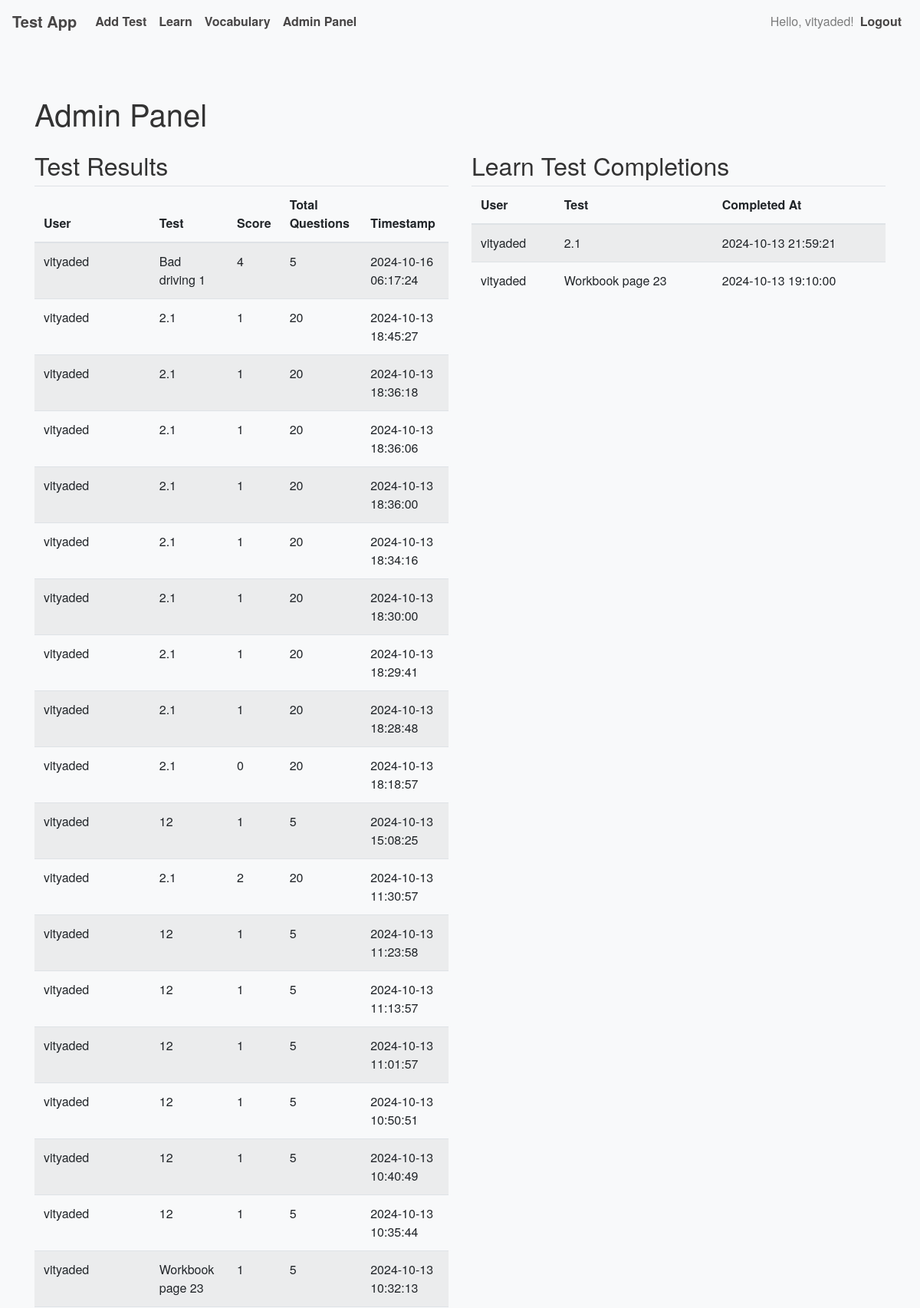
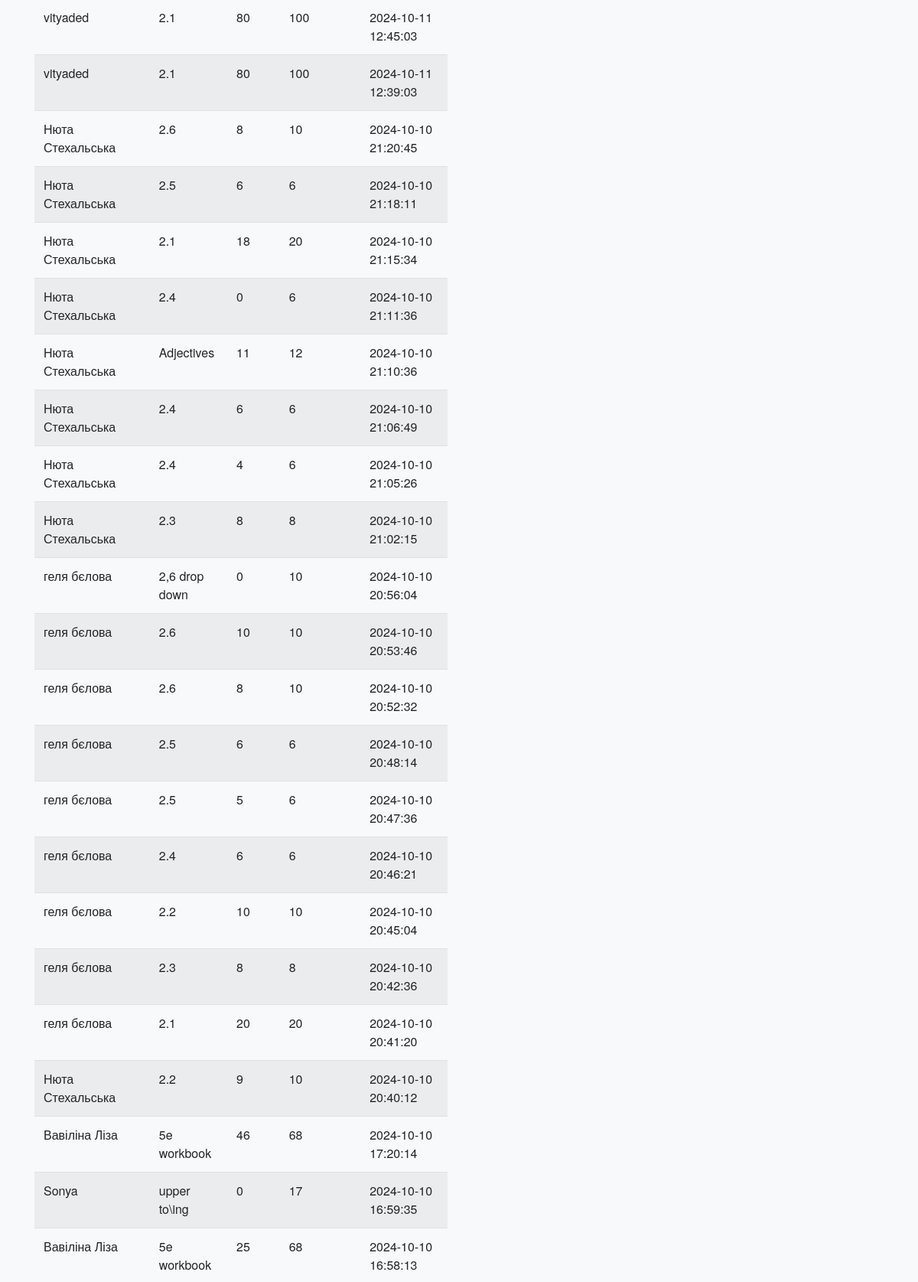
The page /admin (signed in, upper part) on the database its author committed (2 pictures, top to bottom).
### app.py (models this page shows, shortened)
class User(UserMixin, db.Model):
    __tablename__ = 'user'  # Explicitly specify table name
    id = db.Column(db.Integer, primary_key=True)
    username = db.Column(db.String(150), nullable=False, unique=True)
    password = db.Column(db.String(200), nullable=False)
    is_admin = db.Column(db.Boolean, default=False)
    test_results = db.relationship('TestResult', backref='user', lazy=True)
    tests_created = db.relationship('Test', backref='creator', lazy=True)
    vocabulary = db.relationship('Vocabulary', backref='user', lazy=True)

class TestResult(db.Model):
    __tablename__ = 'test_result'  # Explicitly specify table name
    id = db.Column(db.Integer, primary_key=True)
    score = db.Column(db.Integer, nullable=False)
    total_questions = db.Column(db.Integer, nullable=False)
    timestamp = db.Column(db.DateTime, default=lambda: datetime.now(timezone.utc))
    user_id = db.Column(db.Integer, db.ForeignKey('user.id'), nullable=False)
    test_id = db.Column(db.Integer, db.ForeignKey('test.id'), nullable=False)

class Test(db.Model):
    __tablename__ = 'test'  # Explicitly specify table name
    id = db.Column(db.Integer, primary_key=True)
    name = db.Column(db.String(150), nullable=False)
    content = db.Column(db.Text, nullable=False)
    book_id = db.Column(db.Integer, db.ForeignKey('book.id'), nullable=False)
    time_limit = db.Column(db.Integer, nullable=True)  # Time limit in minutes
    test_results = db.relationship('TestResult', backref='test', lazy=True)
    created_by = db.Column(db.Integer, db.ForeignKey('user.id'), nullable=False)

class LearnTestResult(db.Model):
    __tablename__ = 'learn_test_result'
    id = db.Column(db.Integer, primary_key=True)
    user_id = db.Column(db.Integer, db.ForeignKey('user.id'), nullable=False)
    test_id = db.Column(db.Integer, db.ForeignKey('test.id'), nullable=False)
    completed_at = db.Column(db.DateTime, default=lambda: datetime.now(timezone.utc))
    user = db.relationship('User', backref='learn_test_results')
    test = db.relationship('Test', backref='learn_test_results')

### app.py (the view)
@app.route('/admin')
@app.route('/admin')
@admin_required
def admin_panel():
    test_results = TestResult.query.order_by(TestResult.timestamp.desc()).all()
    learn_test_results = LearnTestResult.query.order_by(LearnTestResult.completed_at.desc()).all()
    return render_template(
        'admin_panel.html',
        test_results=test_results,
        learn_test_results=learn_test_results
    )

### app.py (called while the page is built)
@login_manager.user_loader
def load_user(user_id):
    return db.session.get(User, int(user_id))

@app.context_processor
def inject_csrf_token():
    return dict(csrf_token=generate_csrf())

def admin_required(f):
    @wraps(f)
    def decorated_function(*args, **kwargs):
        if not current_user.is_authenticated or not current_user.is_admin:
            abort(403)  # Forbidden
        return f(*args, **kwargs)
    return decorated_function

### templates/admin_panel.html (shortened to what this page needs)
{% extends "base.html" %}
{% block content %}
  <h1 class="my-4">Admin Panel</h1>
  <div class="row">
    <div class="col-md-6">
      <h2>Test Results</h2>
      <table class="table table-striped">
        <thead>
          <tr>
            <th>User</th>
            <th>Test</th>
            <th>Score</th>
            <th>Total Questions</th>
            <th>Timestamp</th>
          </tr>
        </thead>
        <tbody>
          {% for result in test_results %}
            <tr>
              <td>{{ result.user.username }}</td>
              <td>{{ result.test.name }}</td>
              <td>{{ result.score }}</td>
              <td>{{ result.total_questions }}</td>
              <td>{{ result.timestamp.strftime('%Y-%m-%d %H:%M:%S') }}</td>
            </tr>
          {% else %}
            <tr>
              <td colspan="5">No test results found.</td>
            </tr>
          {% endfor %}
        </tbody>
      </table>
    </div>
    <div class="col-md-6">
      <h2>Learn Test Completions</h2>
      <table class="table table-striped">
        <thead>
          <tr>
            <th>User</th>
            <th>Test</th>
            <th>Completed At</th>
          </tr>
        </thead>
        <tbody>
          {% for result in learn_test_results %}
            <tr>
              <td>{{ result.user.username }}</td>
              <td>{{ result.test.name }}</td>
              <td>{{ result.completed_at.strftime('%Y-%m-%d %H:%M:%S') }}</td>
            </tr>
          {% else %}
            <tr>
              <td colspan="3">No learn tests completed yet.</td>
            </tr>
          {% endfor %}
        </tbody>
      </table>
    </div>
  </div>
{% endblock %}

### templates/base.html (shortened to what this page needs)
<!DOCTYPE html>
<html lang="en">
<head>
  <link rel="stylesheet" href="https://stackpath.bootstrapcdn.com/bootstrap/4.5.2/css/bootstrap.min.css">
  <link rel="stylesheet" href="{{ url_for('static', filename='styles.css') }}">
</head>
<body>
  <nav class="navbar navbar-expand-lg navbar-light bg-light">
    <a class="navbar-brand" href="{{ url_for('index') }}">Test App</a>
    <div class="collapse navbar-collapse" id="navbarNav">
      <ul class="navbar-nav mr-auto">
        {% if current_user.is_authenticated %}
          <li class="nav-item">
            <a class="nav-link" href="{{ url_for('add_test') }}">Add Test</a>
          </li>
          <li class="nav-item">
            <a class="nav-link" href="{{ url_for('learn_test', test_id=1) }}">Learn</a>
          </li>
          <li class="nav-item">
            <a class="nav-link" href="{{ url_for('my_vocabulary') }}">Vocabulary</a>
          </li>
          {% if current_user.is_admin %}
            <li class="nav-item">
              <a class="nav-link" href="{{ url_for('admin_panel') }}">Admin Panel</a>
            </li>
          {% endif %}
        {% endif %}
      </ul>
      <ul class="navbar-nav ml-auto">
        {% if current_user.is_authenticated %}
          <li class="nav-item">
            <span class="navbar-text">Hello, {{ current_user.username }}!</span>
          </li>
          <li class="nav-item">
            <a class="nav-link" href="{{ url_for('logout') }}">Logout</a>
          </li>
        {% endif %}
      </ul>
    </div>
  </nav>
  <div class="container mt-4">
    {% block content %}{% endblock %}
  </div>
</body>
</html>

### static/styles.css (style rules this page uses)
body { font-family: 'Helvetica Neue', Arial, sans-serif; background-color: #f8f9fa; color: #333; }
.navbar { background-color: #007bff; }
.navbar-brand, .nav-link { color: rgb(71, 69, 69) !important; font-weight: bold; }
.container { padding-top: 20px; padding-bottom: 20px; }

### rows shown on the page
User: username "vityaded"
TestResult: user.username "vityaded", test.name "Bad driving 1", score "4", total_questions "5", timestamp "2024-10-16 06:17:24"
TestResult: user.username "vityaded", test.name "2.1", score "1", total_questions "20", timestamp "2024-10-13 18:45:27"
TestResult: user.username "vityaded", test.name "2.1", score "1", total_questions "20", timestamp "2024-10-13 18:36:18"
TestResult: user.username "vityaded", test.name "2.1", score "1", total_questions "20", timestamp "2024-10-13 18:36:06"
TestResult: user.username "vityaded", test.name "2.1", score "1", total_questions "20", timestamp "2024-10-13 18:36:00"
TestResult: user.username "vityaded", test.name "2.1", score "1", total_questions "20", timestamp "2024-10-13 18:34:16"
TestResult: user.username "vityaded", test.name "2.1", score "1", total_questions "20", timestamp "2024-10-13 18:30:00"
TestResult: user.username "vityaded", test.name "2.1", score "1", total_questions "20", timestamp "2024-10-13 18:29:41"
TestResult: user.username "vityaded", test.name "2.1", score "1", total_questions "20", timestamp "2024-10-13 18:28:48"
TestResult: user.username "vityaded", test.name "2.1", score "0", total_questions "20", timestamp "2024-10-13 18:18:57"
TestResult: user.username "vityaded", test.name "12", score "1", total_questions "5", timestamp "2024-10-13 15:08:25"
TestResult: user.username "vityaded", test.name "2.1", score "2", total_questions "20", timestamp "2024-10-13 11:30:57"
TestResult: user.username "vityaded", test.name "12", score "1", total_questions "5", timestamp "2024-10-13 11:23:58"
TestResult: user.username "vityaded", test.name "12", score "1", total_questions "5", timestamp "2024-10-13 11:13:57"
TestResult: user.username "vityaded", test.name "12", score "1", total_questions "5", timestamp "2024-10-13 11:01:57"
TestResult: user.username "vityaded", test.name "12", score "1", total_questions "5", timestamp "2024-10-13 10:50:51"
TestResult: user.username "vityaded", test.name "12", score "1", total_questions "5", timestamp "2024-10-13 10:40:49"
TestResult: user.username "vityaded", test.name "12", score "1", total_questions "5", timestamp "2024-10-13 10:35:44"
TestResult: user.username "vityaded", test.name "Workbook page 23", score "1", total_questions "5", timestamp "2024-10-13 10:32:13"
TestResult: user.username "vityaded", test.name "2.1", score "80", total_questions "100", timestamp "2024-10-11 12:45:03"
TestResult: user.username "vityaded", test.name "2.1", score "80", total_questions "100", timestamp "2024-10-11 12:39:03"
TestResult: user.username "Нюта Стехальська", test.name "2.6", score "8", total_questions "10", timestamp "2024-10-10 21:20:45"
TestResult: user.username "Нюта Стехальська", test.name "2.5", score "6", total_questions "6", timestamp "2024-10-10 21:18:11"
TestResult: user.username "Нюта Стехальська", test.name "2.1", score "18", total_questions "20", timestamp "2024-10-10 21:15:34"
TestResult: user.username "Нюта Стехальська", test.name "2.4", score "0", total_questions "6", timestamp "2024-10-10 21:11:36"
TestResult: user.username "Нюта Стехальська", test.name "Adjectives", score "11", total_questions "12", timestamp "2024-10-10 21:10:36"
TestResult: user.username "Нюта Стехальська", test.name "2.4", score "6", total_questions "6", timestamp "2024-10-10 21:06:49"
TestResult: user.username "Нюта Стехальська", test.name "2.4", score "4", total_questions "6", timestamp "2024-10-10 21:05:26"
TestResult: user.username "Нюта Стехальська", test.name "2.3", score "8", total_questions "8", timestamp "2024-10-10 21:02:15"
TestResult: user.username "геля бєлова", test.name "2,6 drop down", score "0", total_questions "10", timestamp "2024-10-10 20:56:04"
TestResult: user.username "геля бєлова", test.name "2.6", score "10", total_questions "10", timestamp "2024-10-10 20:53:46"
TestResult: user.username "геля бєлова", test.name "2.6", score "8", total_questions "10", timestamp "2024-10-10 20:52:32"
TestResult: user.username "геля бєлова", test.name "2.5", score "6", total_questions "6", timestamp "2024-10-10 20:48:14"
TestResult: user.username "геля бєлова", test.name "2.5", score "5", total_questions "6", timestamp "2024-10-10 20:47:36"
TestResult: user.username "геля бєлова", test.name "2.4", score "6", total_questions "6", timestamp "2024-10-10 20:46:21"
TestResult: user.username "геля бєлова", test.name "2.2", score "10", total_questions "10", timestamp "2024-10-10 20:45:04"
TestResult: user.username "геля бєлова", test.name "2.3", score "8", total_questions "8", timestamp "2024-10-10 20:42:36"
TestResult: user.username "геля бєлова", test.name "2.1", score "20", total_questions "20", timestamp "2024-10-10 20:41:20"
TestResult: user.username "Нюта Стехальська", test.name "2.2", score "9", total_questions "10", timestamp "2024-10-10 20:40:12"
TestResult: user.username "Вавіліна Ліза", test.name "5e workbook", score "46", total_questions "68", timestamp "2024-10-10 17:20:14"
TestResult: user.username "Sonya", test.name "upper to\\ing", score "0", total_questions "17", timestamp "2024-10-10 16:59:35"
TestResult: user.username "Вавіліна Ліза", test.name "5e workbook", score "25", total_questions "68", timestamp "2024-10-10 16:58:13"
LearnTestResult: user.username "vityaded", test.name "2.1", completed_at "2024-10-13 21:59:21"
LearnTestResult: user.username "vityaded", test.name "Workbook page 23", completed_at "2024-10-13 19:10:00"
